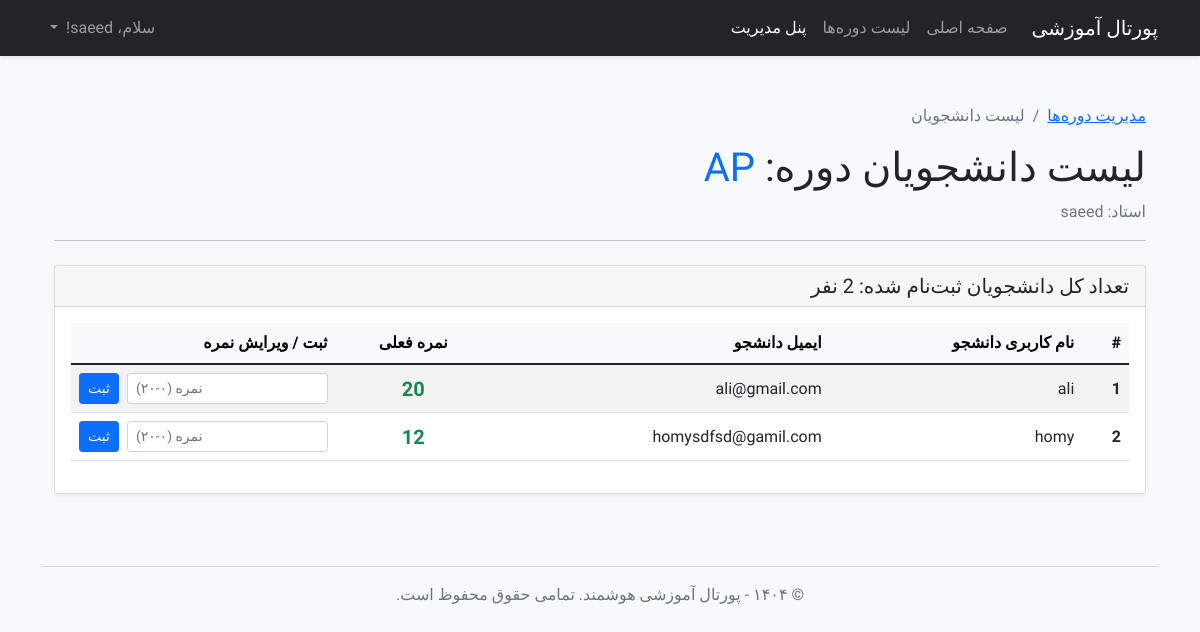
The page /course/2/roster (signed in) on the database its author committed.
### app/models.py (models this page shows, shortened)
class User(UserMixin, db.Model):
    id = db.Column(db.Integer, primary_key=True)
    username = db.Column(db.String(64), index=True, unique=True, nullable=False)
    email = db.Column(db.String(120), index=True, unique=True, nullable=False)
    password_hash = db.Column(db.String(128))
    role = db.Column(db.String(20), nullable=False, default='student')
    enrollments = db.relationship('Enrollment', backref='student', lazy='dynamic', foreign_keys='Enrollment.user_id')
    taught_courses = db.relationship('Course', backref='instructor', lazy='dynamic',
                                     foreign_keys='Course.instructor_id')

class Course(db.Model):
    id = db.Column(db.Integer, primary_key=True)
    title = db.Column(db.String(140), nullable=False)
    description = db.Column(db.Text)
    credits = db.Column(db.Integer, nullable=False, default=3)
    day_of_week = db.Column(db.String(20), nullable=False)
    start_time = db.Column(db.Time, nullable=False)
    end_time = db.Column(db.Time, nullable=False)
    capacity = db.Column(db.Integer, default=20)
    instructor_id = db.Column(db.Integer, db.ForeignKey('user.id'))
    term_id = db.Column(db.Integer, db.ForeignKey('term.id'), nullable=False)
    enrollments = db.relationship('Enrollment', backref='course', lazy='dynamic', foreign_keys='Enrollment.course_id')
    prereqs = db.relationship(
        'Course', secondary=prerequisites,
        primaryjoin=(prerequisites.c.course_id == id),
        secondaryjoin=(prerequisites.c.prerequisite_id == id),
        backref=db.backref('is_prereq_for', lazy='dynamic'),
        lazy='dynamic'
    )

class Enrollment(db.Model):
    id = db.Column(db.Integer, primary_key=True)
    user_id = db.Column(db.Integer, db.ForeignKey('user.id'))
    course_id = db.Column(db.Integer, db.ForeignKey('course.id'))
    status = db.Column(db.String(20), default='enrolled', nullable=False)
    grade = db.Column(db.Integer, nullable=True)

### app/routes.py (the view)
@app.route('/course/<int:course_id>/roster')
@login_required
def course_roster(course_id):
    course = Course.query.get_or_404(course_id)
    if current_user.role != 'admin' and course.instructor_id != current_user.id:
        abort(403)
    enrollments = Enrollment.query.filter_by(course_id=course.id).all()
    grade_form = GradeForm()
    return render_template('roster.html', title=f'دانشجویان دوره {course.title}', course=course, enrollments=enrollments, grade_form=grade_form)

### app/forms.py
class GradeForm(FlaskForm):
    grade = IntegerField('نمره',
        validators=[
            InputRequired(),
            NumberRange(min=0, max=20, message='نمره باید بین ۰ و ۲۰ باشد')
        ]
    )
    submit = SubmitField('ثبت')

### app/models.py (called while the page is built)
@login.user_loader
def load_user(id):
    return User.query.get(int(id))

### app/templates/roster.html (shortened to what this page needs)
{% extends "base.html" %}
{% block content %}
<div class="container py-4">
    <nav aria-label="breadcrumb">
        <ol class="breadcrumb">
            <li class="breadcrumb-item"><a href="{{ url_for('manage_courses') }}">مدیریت دوره‌ها</a></li>
            <li class="breadcrumb-item active" aria-current="page">لیست دانشجویان</li>
        </ol>
    </nav>
    <h1 class="mb-2">لیست دانشجویان دوره: <span class="text-primary">{{ course.title }}</span></h1>
    <p class="text-muted">استاد: {{ course.instructor.username }}</p>
    <hr>
    <div class="card shadow-sm mt-4">
        <div class="card-header">
            <h5 class="mb-0">تعداد کل دانشجویان ثبت‌نام شده: {{ enrollments|length }} نفر</h5>
        </div>
        <div class="card-body">
            {% if enrollments %}
            <div class="table-responsive">
                <table class="table table-striped table-hover align-middle">
                    <thead class="table-light">
                        <tr>
                            <th scope="col">#</th>
                            <th scope="col">نام کاربری دانشجو</th>
                            <th scope="col">ایمیل دانشجو</th>
                            <th scope="col" class="text-center">نمره فعلی</th>
                            <th scope="col" style="width: 25%;">ثبت / ویرایش نمره</th>
                        </tr>
                    </thead>
                    <tbody>
                        {% for enrollment in enrollments %}
                        <tr>
                            <th scope="row">{{ loop.index }}</th>
                            <td>{{ enrollment.student.username }}</td>
                            <td>{{ enrollment.student.email }}</td>
                            <td class="text-center">
                                {% if enrollment.grade is not none %}
                                    <span class="fw-bold fs-5 {% if enrollment.grade >= 10 %}text-success{% else %}text-danger{% endif %}">
                                        {{ enrollment.grade }}
                                    </span>
                                {% else %}
                                    <span class="text-muted fst-italic">ثبت نشده</span>
                                {% endif %}
                            </td>
                            <td>
                                <form method="POST" action="{{ url_for('grade_enrollment', enrollment_id=enrollment.id) }}" class="d-flex gap-2">
                                    <div class="flex-grow-1">
                                        {{ grade_form.grade(class="form-control form-control-sm", placeholder="نمره (۰-۲۰)") }}
                                    </div>
                                    {{ grade_form.submit(class="btn btn-primary btn-sm") }}
                                </form>
                            </td>
                        </tr>
                        {% endfor %}
                    </tbody>
                </table>
            </div>
            {% else %}
            <div class="alert alert-warning">هنوز هیچ دانشجویی در این دوره ثبت‌نام نکرده است.</div>
            {% endif %}
        </div>
    </div>
</div>
{% endblock %}

### app/templates/base.html (shortened to what this page needs)
<!doctype html>
<html lang="fa" dir="rtl">
<head>
    <link href="https://cdn.jsdelivr.net/npm/bootstrap@5.1.3/dist/css/bootstrap.rtl.min.css" rel="stylesheet">
    <link rel="stylesheet" href="{{ url_for('static', filename='css/style.css') }}">
</head>
<body class="bg-light">
    <nav class="navbar navbar-expand-lg navbar-dark bg-dark shadow-sm">
        <div class="container">
            <a class="navbar-brand" href="{{ url_for('home') }}">پورتال آموزشی</a>
            <div class="collapse navbar-collapse" id="navbarNav">
                <ul class="navbar-nav me-auto mb-2 mb-lg-0">
                    <li class="nav-item">
                        <a class="nav-link" href="{{ url_for('home') }}">صفحه اصلی</a>
                    </li>
                    <li class="nav-item">
                        <a class="nav-link" href="{{ url_for('courses') }}">لیست دوره‌ها</a>
                    </li>
                    {% if current_user.is_authenticated %}
                        <li class="nav-item">
                            <a class="nav-link active" href="{{ url_for('my_dashboard') }}">
                                {% if current_user.role == 'student' %}
                                    داشبورد من
                                {% else %}
                                    پنل مدیریت
                                {% endif %}
                            </a>
                        </li>
                    {% endif %}
                </ul>
                <ul class="navbar-nav ms-auto">
                    {% if current_user.is_anonymous %}
                    <li class="nav-item">
                        <a class="nav-link" href="{{ url_for('login') }}">ورود</a>
                    </li>
                    {% else %}
                    <li class="nav-item dropdown">
                        <a class="nav-link dropdown-toggle" href="#" id="navbarDropdown" role="button" data-bs-toggle="dropdown">
                            سلام، {{ current_user.username }}!
                        </a>
                    </li>
                    {% endif %}
                </ul>
            </div>
        </div>
    </nav>
    <main class="container mt-4">
        {% block content %}{% endblock %}
    </main>
    <footer class="container text-center mt-5 mb-3 text-muted">
        <hr>
        <p>&copy; ۱۴۰۴ - پورتال آموزشی هوشمند. تمامی حقوق محفوظ است.</p>
    </footer>
</body>
</html>

### app/static/css/style.css (style rules this page uses)
body { font-family: 'Vazirmatn', sans-serif; font-weight: 400; }

### rows shown on the page
User: username "saeed", instructor.username "saeed"
Course: title "AP"
Enrollment: student.username "ali", student.email "ali@gmail.com", grade "20"
Enrollment: student.username "homy", student.email "homysdfsd@gamil.com", grade "12"
